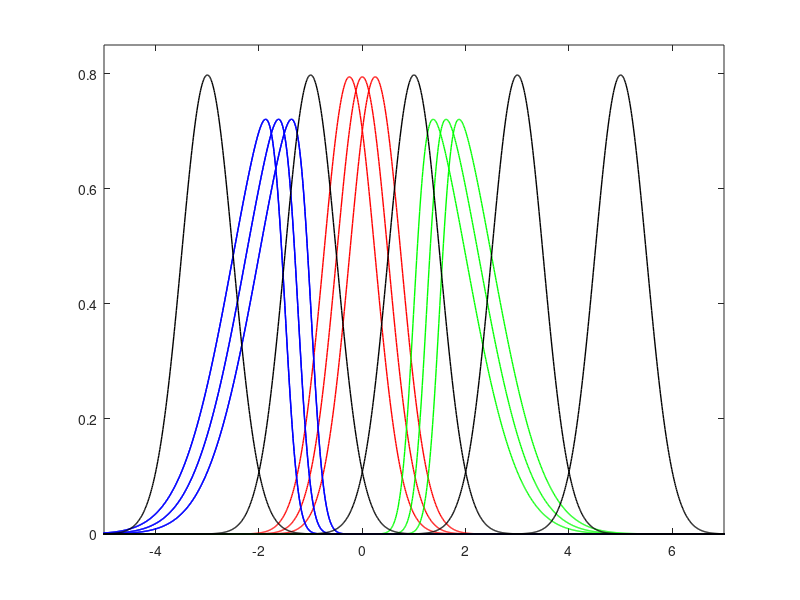

Here is the MATLAB script that generated this plot:
%**************************************************************************
%--- Skew normal distributions with noises
%--- Author : Jen-Hao Chen(a) and  Wen-Liang Hung(b)
%---          a: Institute for Computational and Modeling Science, National 
%---             Tsing Hua University, Hsin-Chu, Taiwan
%---          b: Center of Teacher Education, National Tsing Hua University
%---             Hsin-Chu, Taiwan 
%**************************************************************************


n    =  9 + 5   ;     %--- 9 skew normal with 5 normal noise


xmin = -10.0 ;
xmax =  10.0 ;
h    =  0.01 ;


cx = [ xmin : h : xmax ] ;
nx = ( xmax - xmin ) / h + 1 ;

extcx = [ xmin-100 : h : xmax+100 ] ;

ng = nx ;                 %--- Number of grid points

fv     = zeros(nx,1) ;    %--- CURRENT function values 
ofv    = zeros(nx,n) ;    %--- ORIGINAL function values 



%---Construct function values
SkewLambda = [  0    , 0   , 0    ,  5  ,  5     ,  5    ,  -5    ,  -5    , -5   ];   %---skewness  (any number)
SkewXi     = [ -0.25 , 0   , 0.25 ,  1  ,  1.25  ,  1.5  ,  -1.5  ,  -1.25 , -1   ];   %---location  (any number) 
SkewSigma  = [  0.5  , 0.5 , 0.5  ,  1  ,  1     ,  1    ,   1    ,   1    ,  1   ];   %---scale  (any positive number) 
NormalMu    = [ -3 , -1 , 1 , 3 , 5 ];             %NormalMu    = [ -3.6 , -1.5 , 0.88 , 3.6 , 4.8 ];
NormalSigma = [ 0.5 , 0.5 , 0.5 , 0.5 , 0.5 ];


for i = 1 : 9
    SkewPhi = exp( -0.5*(extcx.^2) ) / sqrt(2*pi);   
    for j = 1 : nx
        ct    = ( cx(j) - SkewXi(i) ) / SkewSigma(i);
        intid = ceil( ( SkewLambda(i)*(cx(j)-SkewXi(i))/SkewSigma(i) - (xmin-100) ) / h ); 
        ofv( j , i ) = ( 2./SkewSigma(i) )*( exp(-0.5*(ct^2))/sqrt(2*pi) )*( sum( SkewPhi(1:intid) )*h )  ;
    end     
end


for i = 1 : 5
    ofv( : , i + 9 ) = exp( - ((cx-NormalMu(i)).^2) / (2*NormalSigma(i)^2) ) / ( NormalSigma(i)*sqrt(2*pi) );   
end



figure(1)
for i = 1 : 3
    h = plot( cx , ofv(:,i) , 'r' ); set(h, 'LineWidth',1);
    hold on
end
for i = 4 : 6
    h = plot( cx , ofv(:,i) , 'g' ); set(h, 'LineWidth',1);
    hold on
end
for i = 7 : 9
    h = plot( cx , ofv(:,i) , 'b' ); set(h, 'LineWidth',1);    
    hold on
end
for i = 7 : 9
    h = plot( cx , ofv(:,i) , 'b' ); set(h, 'LineWidth',1);    
    hold on
end
for i = 10 : 14
    h = plot( cx , ofv(:,i) , 'k' ); set(h, 'LineWidth',1);    
    hold on
end
axis( [ -5 , 7 , 0 , 0.85 ] );
filename = strcat( 'Fig_skew_noise_pdf.eps' ) ;
saveas(gcf,filename,'psc2') ; 






